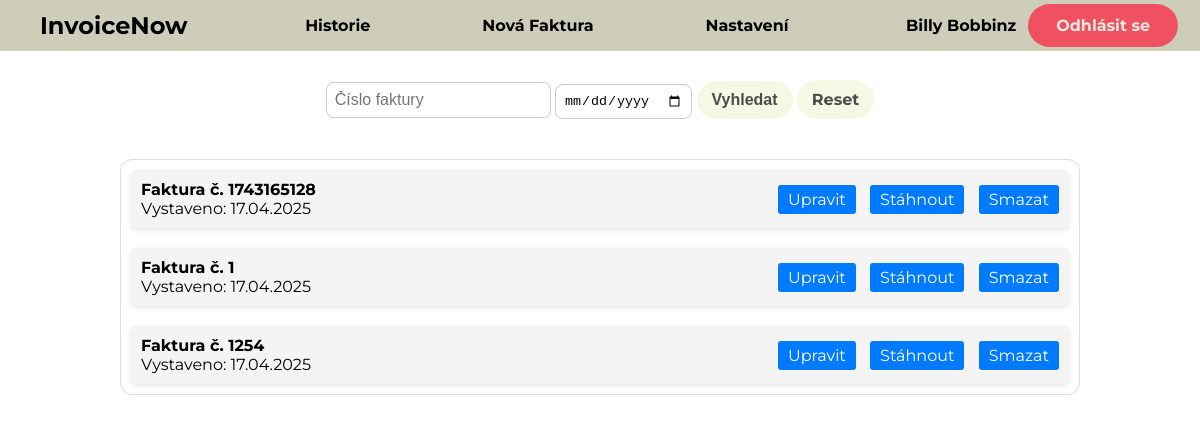
Screenshot of /php/history_invoice.php (signed in) with the database file from the repository.
### tables this page shows
CREATE TABLE `invoices` (
  `id` int NOT NULL AUTO_INCREMENT,
  `user_id` int NOT NULL,
  `invoice_number` varchar(50) NOT NULL,
  `invoice_date` date NOT NULL,
  `invoice_date_due` date NOT NULL,
  `company_name` varchar(255) DEFAULT NULL,
  `street_address` varchar(255) DEFAULT NULL,
  `postal_city` varchar(50) DEFAULT NULL,
  `city` varchar(100) DEFAULT NULL,
  `country` varchar(100) DEFAULT NULL,
  `phone` varchar(50) DEFAULT NULL,
  `ICO` varchar(50) DEFAULT NULL,
  `DIC` varchar(50) DEFAULT NULL,
  `recipient_name` varchar(255) DEFAULT NULL,
  `recipient_street` varchar(255) DEFAULT NULL,
  `recipient_city` varchar(100) DEFAULT NULL,
  `recipient_postal` varchar(50) DEFAULT NULL,
  `recipient_company` varchar(255) DEFAULT NULL,
  `recipient_ICO` varchar(50) DEFAULT NULL,
  `recipient_DIC` varchar(50) DEFAULT NULL,
  `recipient_phone` varchar(50) DEFAULT NULL,
  `payment_method` varchar(50) DEFAULT NULL,
  `acc_number` varchar(50) DEFAULT NULL,
  `iban` varchar(50) DEFAULT NULL,
  `bic` varchar(50) DEFAULT NULL,
  `total_dph` decimal(10,2) DEFAULT NULL,
  `total` decimal(10,2) DEFAULT NULL,
  `items` text,
  `docx_blob` longblob,
  `pdf_blob` longblob,
  `created_at` timestamp NULL DEFAULT CURRENT_TIMESTAMP,
  PRIMARY KEY (`id`),
  KEY `user_id` (`user_id`),
  CONSTRAINT `invoices_ibfk_1` FOREIGN KEY (`user_id`) REFERENCES `users` (`id`)
);

### php/history_invoice.php (the view, shortened to what this page needs)
<?php
$user_id = $_SESSION['user_id'];
require_once 'db_connection.php';
$search_invoice_number = $_GET['invoice_number'] ?? '';
$search_invoice_date = $_GET['invoice_date'] ?? '';
$query = "SELECT * FROM invoices WHERE user_id = ?";
$params = [$user_id];
$query .= " ORDER BY created_at DESC";
$stmt = $pdo->prepare($query);
$stmt->execute($params);
$invoices = $stmt->fetchAll();
?>
<!DOCTYPE html>
<html lang="cs">
<head>
    <link rel="stylesheet" href="../css/history_style.css">
</head>
<body>
    <header>
        <span class="logo">InvoiceNow</span>
        <nav>
            <ul class="nav_links">
                <li><strong><a href="../php/history_invoice.php">Historie</a></strong></li>
                <li><strong><a href="../php/create_invoice.php">Nová Faktura</a></strong></li>
                <li><strong><a href="../php/settings.php">Nastavení</a></strong></li>
            </ul>
        </nav>
        <div class="user-info">
            <span id="username"><strong><?php echo htmlspecialchars($_SESSION['username']); ?></strong></span>
            <a href="logout.php" class="btn-logout">Odhlásit se</a>
        </div>
    </header>
    <main>
        <div class="search-bar">
            <form method="GET" action="history_invoice.php">
                <input type="text" name="invoice_number" placeholder="Číslo faktury" value="<?php echo htmlspecialchars($search_invoice_number); ?>">
                <input type="date" name="invoice_date" value="<?php echo htmlspecialchars($search_invoice_date); ?>">
                <button type="submit" class="btn-search">Vyhledat</button>
                <a href="history_invoice.php" class="btn-reset">Reset</a>
            </form>
        </div>
        <div class="invoice-history">
            <?php if (count($invoices) > 0): ?>
                <?php foreach ($invoices as $invoice): ?>
                    <div class="invoice-item">
                        <div class="invoice-info">
                            <p><strong>Faktura č. <?php echo htmlspecialchars($invoice['invoice_number']); ?></strong></p>
                            <p>Vystaveno: <?php echo date('d.m.Y', strtotime($invoice['invoice_date'])); ?></p>
                        </div>
                        <div class="invoice-actions">
                            <a href="create_invoice.php?invoice_id=<?php echo $invoice['id']; ?>" class="btn-edit">Upravit</a>
                            <a href="download_invoice.php?invoice_id=<?php echo $invoice['id']; ?>" class="btn-download">Stáhnout</a>
                            <a href="delete_invoice.php?invoice_id=<?php echo $invoice['id']; ?>" class="btn-delete" onclick="return confirm('Opravdu chcete smazat tuto fakturu?');">Smazat</a>
                        </div>
                    </div>
                <?php endforeach; ?>
            <?php else: ?>
                <h2>Žádné faktury nebyly nalezeny.</h2>
            <?php endif; ?>
        </div>
    </main>
</body>
</html>

### css/history_style.css (style rules this page uses)
body, html { margin: 0; padding: 0; font-family: 'Montserrat', sans-serif; background-image: url('../img/About_Background.png'); background-size: cover; background-position: center; height: 100%; }
header { display: flex; justify-content: space-between; align-items: center; padding: 0 20px; background-color: rgb(205, 205, 186); position: sticky; top: 0; z-index: 1000; }
.logo { margin-left: 20px; font-size: 24px; font-weight: bold; text-decoration: none; color: inherit; }
.nav_links { list-style: none; padding: 0; margin: 0; display: flex; justify-content: center; }
.nav_links li { margin: 0 7vh; }
.nav_links a { text-decoration: none; font-family: 'Montserrat', sans-serif; color: rgb(0, 0, 0); }
.user-info { display: flex; align-items: center; }
#username { margin-right: 10px; }
.btn-logout { background-color: #ff1e3c; border: none; color: #f4f4f4; font-weight: 700; font-size: 1em; padding: 12px 28px; text-align: center; text-decoration: none; display: inline-block; margin: 4px 2px; cursor: pointer; border-radius: 25px; opacity: 0.7; transition: opacity 0.3s ease, background-color 0.3s ease; }
.btn-reset, button[type="submit"], button[type="button"] { text-decoration: none; background-color: #F5F5DC; border: none; color: rgb(0, 0, 0); font-weight: 700; font-size: 1em; padding: 10px 15px; cursor: pointer; border-radius: 25px; opacity: 0.7; transition: opacity 0.3s ease; margin-top: 10px; }
.invoice-history { display: flex; flex-direction: column; gap: 20px; padding: 3vw 15vw; max-width: 5000px; margin: 0 auto; box-sizing: border-box; }
input[type="text"] { width: 50; padding: 10px; margin-top: 5px; border: none; border-radius: 8px; background-color: #fff; color: #333; font-size: 1em; text-shadow: none; }
.invoice-item { display: flex; justify-content: space-between; align-items: center; background-color: #f4f4f4; padding: 10px; border-radius: 5px; box-shadow: 0 2px 5px rgba(0,0,0,0.1); }
.invoice-info p { margin: 0; font-size: 16px; }
.invoice-actions a { margin-left: 10px; padding: 5px 10px; text-decoration: none; color: white; background-color: #007bff; border-radius: 3px; }
.btn-delete { background-color: #dc3545; }

### php/history_invoice.php (style rules this page uses)
.search-bar { margin: 20px; display: flex; gap: 10px; align-items: center; flex-direction: column; }
.search-bar input[type="text"], .search-bar input[type="date"] { padding: 8px; border: 1px solid #ccc; border-radius: 8px; }
.invoice-history { max-height: 70vh; overflow-y: auto; margin: 40px 10%; padding: 10px; border: 1px solid #ddd; border-radius: 12px; }

### rows the page displays
invoices: invoice_number "1743165128", invoice_date "17.04.2025"
invoices: invoice_number "1", invoice_date "17.04.2025"
invoices: invoice_number "1254", invoice_date "17.04.2025"

### other values shown
$_SESSION['username'] "Billy Bobbinz"
